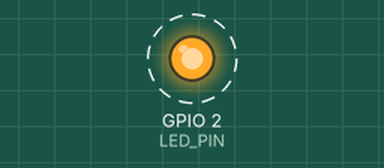
This sketch was run on a simulated ESP32. Shown: output pins drawn as LEDs (lit = HIGH). Dashed ring = blinking. WiFi joins after 1.5 s; servers stay silent unless stated; a WiFi scan finds three made-up networks; no MQTT or app messages arrive unless stated; what the sketch prints to the serial monitor is not drawn.

Above: at 5.0 s.
Timing chart, 0 to 7.8 s (numbered marks = the images above):
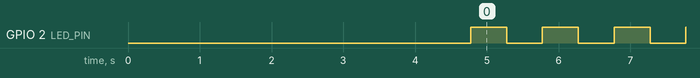

Measured:
- by itself, GPIO 2 (LED_PIN): alternates HIGH for 0.50 s and LOW for 0.50 s

The sketch:

TranAD_ESP32_Replay.ino
```cpp
#include <WiFi.h>
#include <PubSubClient.h>
#include <ArduinoJson.h>
#include <esp_timer.h>
#include <pgmspace.h>

// Copy generated replay header here before building:
// source: data/synthetic/esp32_replay.h
#include "esp32_replay.h"

// ===================== User Config =====================
static const char* WIFI_SSID = "Tu Taaru Vapar";
static const char* WIFI_PASSWORD = "veersharma";

static const uint16_t MQTT_PORT = 1883;
static const char* MQTT_TOPIC = "esp32/telemetry";
static const char* MQTT_CLIENT_ID = "tranad-esp32-device";
static const char* SOURCE_ID = "esp32-001";
static const uint16_t MQTT_BUFFER_SIZE = 4096;
// Use the laptop IPv4 running Mosquitto, not the Wi-Fi gateway address.
static const char* MQTT_BROKER_PRIMARY = "10.59.244.47";
static const char* MQTT_BROKER_FALLBACK = "broker.hivemq.com";
static const uint8_t MQTT_CONNECT_RETRIES_BEFORE_FAILOVER = 5;
static const uint32_t WIFI_CONNECT_TIMEOUT_MS = 30000;

// Match backend ingest cadence expectations.
static const uint32_t PUBLISH_INTERVAL_MS = 500;

// ===================== Runtime =====================
const int LED_PIN = 2;
bool ledState = false;

WiFiClient wifiClient;
PubSubClient mqttClient(wifiClient);

uint32_t frameIndex = 0;
uint64_t seqId = 0;
uint64_t nextPublishAtMs = 0;
uint32_t wifiAttemptCount = 0;
const char* mqttBrokerCandidates[] = {MQTT_BROKER_PRIMARY, MQTT_BROKER_FALLBACK};
static const uint8_t MQTT_BROKER_COUNT = sizeof(mqttBrokerCandidates) / sizeof(mqttBrokerCandidates[0]);
uint8_t mqttBrokerIndex = 0;
// Keep JSON and payload buffers off the loop task stack to avoid runtime instability.
StaticJsonDocument<MQTT_BUFFER_SIZE> telemetryDoc;
char telemetryPayload[MQTT_BUFFER_SIZE];

const char* wifiStatusText(wl_status_t status) {
  switch (status) {
    case WL_IDLE_STATUS:
      return "WL_IDLE_STATUS";
    case WL_NO_SSID_AVAIL:
      return "WL_NO_SSID_AVAIL";
    case WL_SCAN_COMPLETED:
      return "WL_SCAN_COMPLETED";
    case WL_CONNECTED:
      return "WL_CONNECTED";
    case WL_CONNECT_FAILED:
      return "WL_CONNECT_FAILED";
    case WL_CONNECTION_LOST:
      return "WL_CONNECTION_LOST";
    case WL_DISCONNECTED:
      return "WL_DISCONNECTED";
    default:
      return "WL_UNKNOWN";
  }
}

void dumpNearbyNetworks() {
  int found = WiFi.scanNetworks(false, true);
  if (found <= 0) {
    Serial.println("[ESP32] Scan found no nearby SSIDs");
    return;
  }

  Serial.print("[ESP32] Nearby SSIDs: ");
  Serial.println(found);
  int limit = found > 8 ? 8 : found;
  for (int i = 0; i < limit; ++i) {
    Serial.print("  - ");
    Serial.print(WiFi.SSID(i));
    Serial.print(" RSSI=");
    Serial.print(WiFi.RSSI(i));
    Serial.print(" dBm ch=");
    Serial.print(WiFi.channel(i));
    Serial.print(" enc=");
    Serial.println((int)WiFi.encryptionType(i));
  }
  WiFi.scanDelete();
}

static inline float replayValue(uint32_t frame, uint32_t ch) {
  int16_t q = (int16_t)pgm_read_word(&(ESP32_REPLAY_DATA[frame][ch]));
  float scale = pgm_read_float(&(ESP32_REPLAY_SCALES[ch]));
  float offset = pgm_read_float(&(ESP32_REPLAY_OFFSETS[ch]));
  return ((float)q * scale) + offset;
}

void connectWiFi() {
  if (WiFi.status() == WL_CONNECTED) {
    return;
  }

  wifiAttemptCount += 1;
  // Hard-reset the WiFi radio state machine before each join attempt.
  WiFi.mode(WIFI_OFF);
  delay(200);
  WiFi.mode(WIFI_STA);
  WiFi.setAutoReconnect(true);
  WiFi.persistent(false);
  WiFi.setSleep(false);

  if (wifiAttemptCount <= 2 || (wifiAttemptCount % 5U) == 0U) {
    dumpNearbyNetworks();
  }

  WiFi.begin(WIFI_SSID, WIFI_PASSWORD);
  Serial.print("[ESP32] Connecting WiFi SSID=");
  Serial.println(WIFI_SSID);

  uint32_t startMs = millis();
  while (WiFi.status() != WL_CONNECTED && (millis() - startMs) < WIFI_CONNECT_TIMEOUT_MS) {
    delay(500);
    Serial.print(".");
  }
  Serial.println();

  if (WiFi.status() == WL_CONNECTED) {
    Serial.print("[ESP32] WiFi connected. IP=");
    Serial.println(WiFi.localIP());
    return;
  }

  wl_status_t st = WiFi.status();
  Serial.print("[ESP32] WiFi connect timeout. status=");
  Serial.print((int)st);
  Serial.print(" (");
  Serial.print(wifiStatusText(st));
  Serial.println(")");
  dumpNearbyNetworks();
  WiFi.disconnect(true, true);
  delay(300);
}

void connectMQTT() {
  if (WiFi.status() != WL_CONNECTED) {
    return;
  }

  uint8_t failedAttempts = 0;
  while (!mqttClient.connected()) {
    Serial.print("[ESP32] Connecting MQTT...");
    Serial.print(mqttBrokerCandidates[mqttBrokerIndex]);
    Serial.print(":");
    Serial.print(MQTT_PORT);
    Serial.print(" ");
    if (mqttClient.connect(MQTT_CLIENT_ID)) {
      Serial.println("connected");
      return;
    }
    Serial.print("failed rc=");
    Serial.println(mqttClient.state());
    failedAttempts += 1;
    if (MQTT_BROKER_COUNT > 1 && failedAttempts >= MQTT_CONNECT_RETRIES_BEFORE_FAILOVER) {
      failedAttempts = 0;
      mqttBrokerIndex = (uint8_t)((mqttBrokerIndex + 1U) % MQTT_BROKER_COUNT);
      mqttClient.setServer(mqttBrokerCandidates[mqttBrokerIndex], MQTT_PORT);
      Serial.print("[ESP32] switching MQTT broker -> ");
      Serial.println(mqttBrokerCandidates[mqttBrokerIndex]);
    }
    delay(1500);
  }
}

bool publishFrame() {
  uint64_t nowMs = (uint64_t)(esp_timer_get_time() / 1000ULL);
  telemetryDoc.clear();
  telemetryDoc["timestamp_ms"] = nowMs;
  telemetryDoc["source_id"] = SOURCE_ID;
  telemetryDoc["seq_id"] = seqId;

  JsonArray sensors = telemetryDoc.createNestedArray("sensors");
  for (uint32_t ch = 0; ch < ESP32_REPLAY_CHANNELS; ++ch) {
    sensors.add(replayValue(frameIndex, ch));
  }

  size_t n = serializeJson(telemetryDoc, telemetryPayload, sizeof(telemetryPayload));
  if (n == 0) {
    Serial.println("[ESP32] JSON serialization failed");
    return false;
  }
  if (n >= sizeof(telemetryPayload) - 1U) {
    Serial.println("[ESP32] payload truncated: increase MQTT_BUFFER_SIZE");
    return false;
  }

  bool ok = mqttClient.publish(MQTT_TOPIC, (const uint8_t*)telemetryPayload, n, false);
  if (!ok) {
    Serial.print("[ESP32] publish failed, mqtt state=");
    Serial.println(mqttClient.state());
    return false;
  }

  if ((seqId % 20ULL) == 0ULL) {
    Serial.print("[ESP32] published seq=");
    Serial.print(seqId);
    Serial.print(" frame=");
    Serial.print(frameIndex);
    Serial.print(" channels=");
    Serial.println(ESP32_REPLAY_CHANNELS);
  }

  ledState = !ledState;
  digitalWrite(LED_PIN, ledState ? HIGH : LOW);

  seqId += 1ULL;
  frameIndex = (frameIndex + 1U) % (uint32_t)ESP32_REPLAY_FRAMES;
  return true;
}

void setup() {
  Serial.begin(115200);
  delay(1000);

  pinMode(LED_PIN, OUTPUT);
  digitalWrite(LED_PIN, LOW);

  Serial.println("[ESP32] boot");
  Serial.print("[ESP32] primary broker=");
  Serial.println(MQTT_BROKER_PRIMARY);
  Serial.print("[ESP32] fallback broker=");
  Serial.println(MQTT_BROKER_FALLBACK);
  Serial.print("[ESP32] mqtt port=");
  Serial.println(MQTT_PORT);
  Serial.print("[ESP32] topic=");
  Serial.println(MQTT_TOPIC);

  mqttClient.setServer(mqttBrokerCandidates[mqttBrokerIndex], MQTT_PORT);
  mqttClient.setKeepAlive(30);
  mqttClient.setSocketTimeout(5);
  bool mqttBufferOk = mqttClient.setBufferSize(MQTT_BUFFER_SIZE);
  Serial.print("[ESP32] mqtt buffer set to ");
  Serial.print(MQTT_BUFFER_SIZE);
  Serial.print(" bytes, ok=");
  Serial.println(mqttBufferOk ? "true" : "false");

  connectWiFi();
  connectMQTT();

  nextPublishAtMs = (uint64_t)(esp_timer_get_time() / 1000ULL);
  if (WiFi.status() == WL_CONNECTED && mqttClient.connected()) {
    Serial.println("[ESP32] replay publisher started");
  } else {
    Serial.println("[ESP32] waiting for connectivity before publishing");
  }
}

void loop() {
  if (WiFi.status() != WL_CONNECTED) {
    connectWiFi();
    if (WiFi.status() != WL_CONNECTED) {
      delay(1000);
      return;
    }
  }
  if (!mqttClient.connected()) {
    connectMQTT();
  }

  mqttClient.loop();

  uint64_t nowMs = (uint64_t)(esp_timer_get_time() / 1000ULL);
  if (nowMs >= nextPublishAtMs) {
    publishFrame();
    nextPublishAtMs += (uint64_t)PUBLISH_INTERVAL_MS;

    // If loop lagged too much, resync to avoid burst flood.
    if (nowMs > nextPublishAtMs + 5000ULL) {
      nextPublishAtMs = nowMs + (uint64_t)PUBLISH_INTERVAL_MS;
    }
  }
}
```

Source omitted: esp32_replay.h (234613 bytes)
